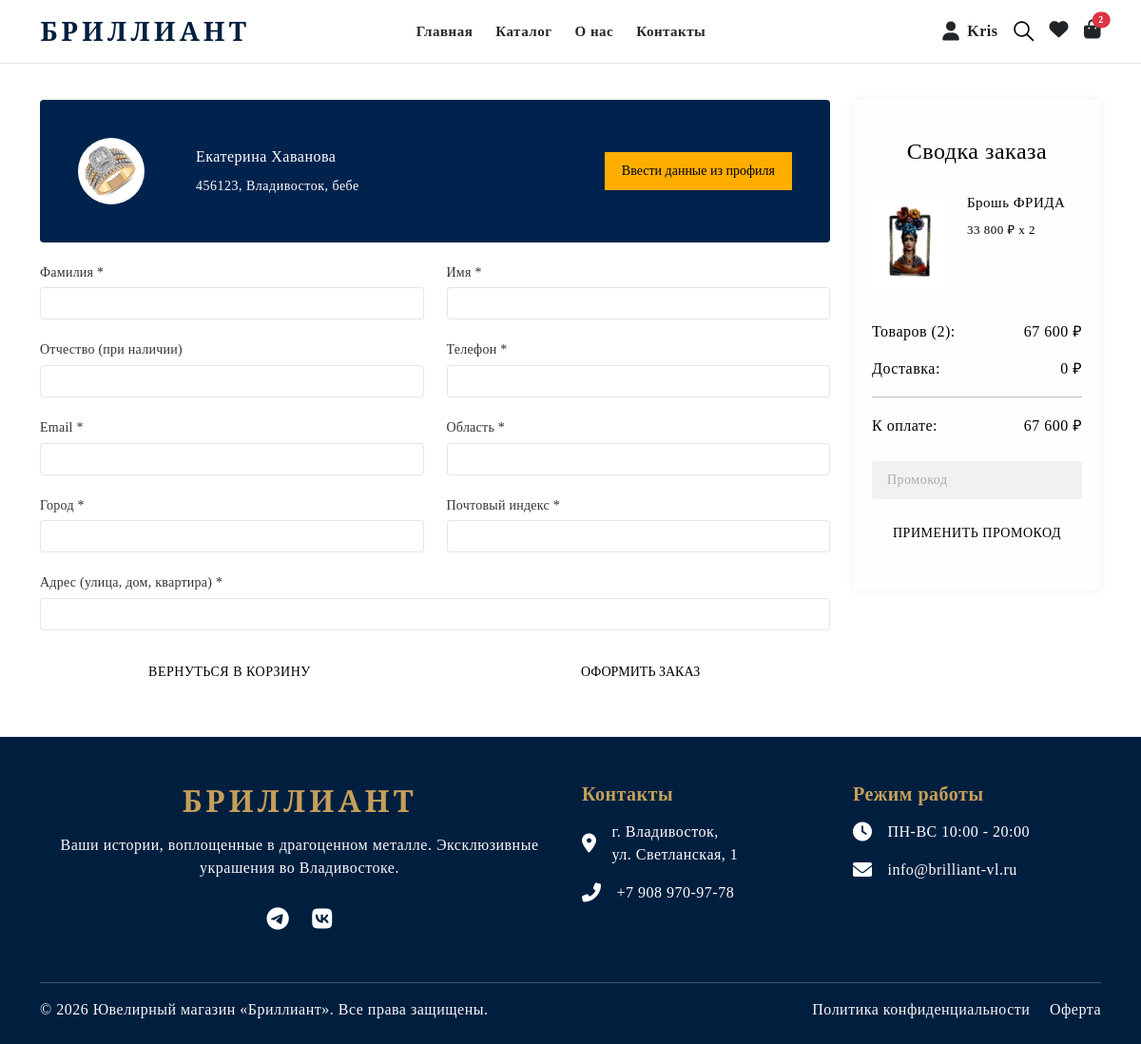
Before: /checkout (signed in) with the older database file.
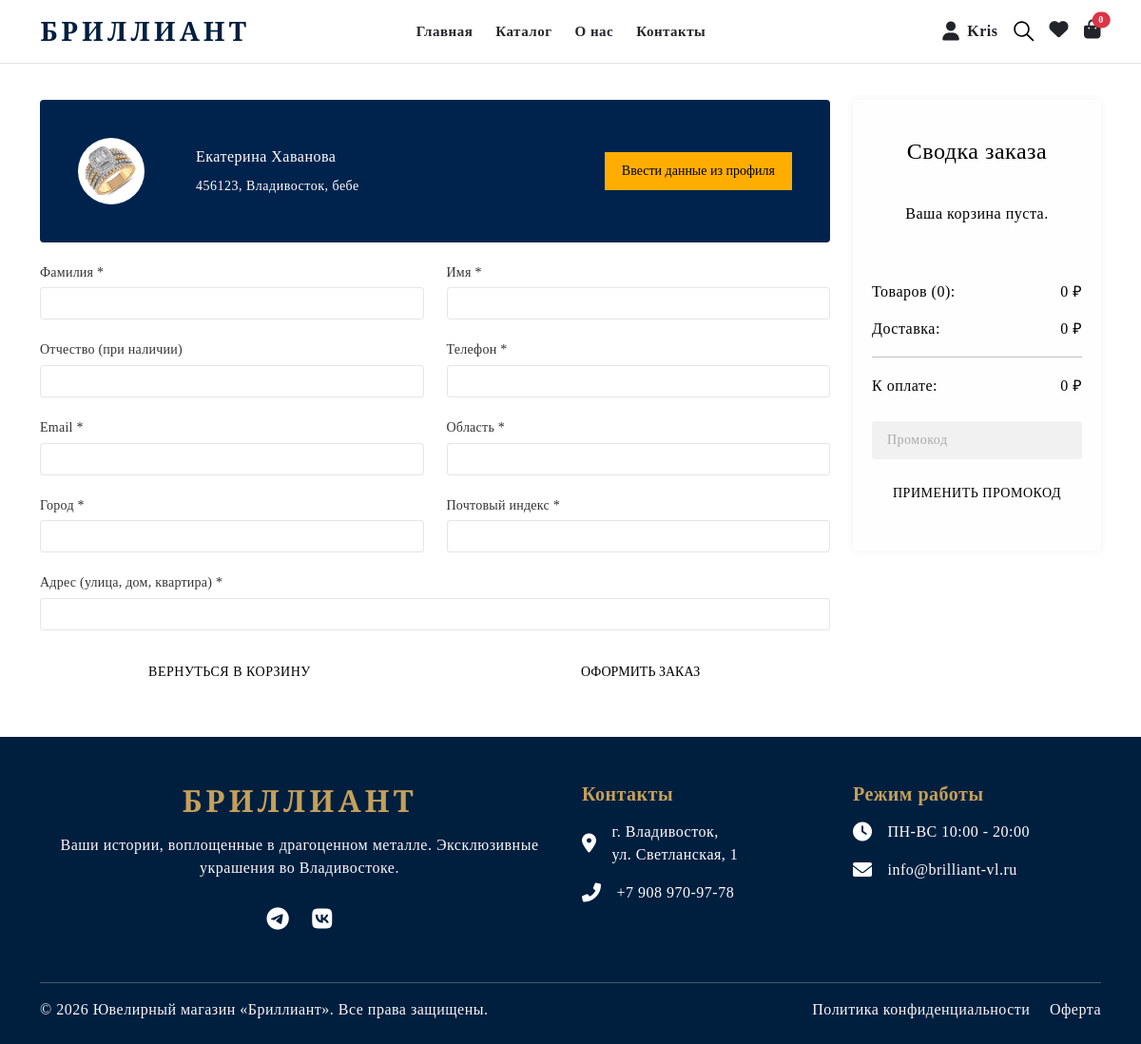
After: the same page with the newer database file.
### users/models.py (models this page shows, shortened)
class Cart(models.Model):
    user = models.OneToOneField(User, on_delete=models.CASCADE, verbose_name="Пользователь")
    created_at = models.DateTimeField(auto_now_add=True)
    @property
    def total_price(self):
        return sum(item.total_price for item in self.items.all())
    @property
    def total_items(self):
        return sum(item.quantity for item in self.items.all())

class CartItem(models.Model):
    cart = models.ForeignKey(Cart, related_name='items', on_delete=models.CASCADE)
    product = models.ForeignKey(Product, on_delete=models.CASCADE)
    quantity = models.PositiveIntegerField(default=1)
    @property
    def total_price(self):
        return self.product.price * self.quantity

### main/models.py (models this page shows, shortened)
class Product(models.Model):
    article = models.CharField('Артикул', max_length=50)
    title = models.CharField('Название', max_length=100)
    price = models.DecimalField('Цена', max_digits=10, decimal_places=2)
    description = models.TextField('Описание')
    image = models.ImageField(upload_to='products/', verbose_name="Фото")
    category = models.ForeignKey(Category, on_delete=models.SET_NULL, null=True, verbose_name="Категория")
    vendor = models.ForeignKey(Vendor, on_delete=models.SET_NULL, null=True, verbose_name="Бренд")
    metal = models.ForeignKey(Metal, on_delete=models.SET_NULL, null=True, verbose_name="Металл")
    color = models.ForeignKey(Color, on_delete=models.SET_NULL, null=True, verbose_name="Цвет")
    size = models.ForeignKey(Size, on_delete=models.SET_NULL, null=True, verbose_name="Размер")

### users/views.py (the view)
# urls.py: path('checkout', views.checkout, name='checkout'),
@login_required
def checkout(request):
    cart, created = Cart.objects.get_or_create(user=request.user)
    profile, created = Profile.objects.get_or_create(user=request.user)
    context = {
        'cart': cart,
        'profile': profile
    }
    return render(request, 'checkout.html', context)

### users/context_processors.py (called while the page is built)
def cart_processor(request):
    if request.user.is_authenticated:
        cart, created = Cart.objects.get_or_create(user=request.user)
        return {'global_cart': cart}
    return {'global_cart': None}

def wishlist_count(request):
    if request.user.is_authenticated:
        return {'wishlist_count': WishlistItem.objects.filter(user=request.user).count()}
    return {'wishlist_count': 0}

### main/templates/checkout.html (shortened to what the changed rows need)
{% extends 'base.html' %}
{% load humanize %}
{% load static %}
{% block content %}
    <div class="checkout-page mt-80">
        <div class="container">
            <div class="checkout-page-wrapper">
                <div class="row">
                    <div class="col-xl-9 col-lg-8 col-md-12 col-12">
                        <div class="checkout-user-area overflow-hidden d-flex align-items-center">
                            <div class="checkout-user-details d-flex align-items-center justify-content-between w-100">
                                <div class="checkout-user-info">
                                    <h2 class="checkout-user-name">
                                        {% if profile.first_name or profile.last_name %}
                                            {{ profile.first_name }} {{ profile.last_name }}
                                        {% else %}
                                            {{ user.username }}
                                        {% endif %}
                                    </h2>
                                </div>
                            </div>
                        </div>
                    </div>
                    <div class="col-xl-3 col-lg-4 col-md-12 col-12">
                        <div class="cart-total-area checkout-summary-area mt-5">
                            {% for item in cart.items.all %}
                            <div class="minicart-item d-flex">
                                <div class="mini-img-wrapper">
                                    <img class="mini-img" src="{{ item.product.image.url }}" alt="{{ item.product.title }}">
                                </div>
                                <div class="product-info">
                                    <h2 class="product-title"><a href="{% url 'product_detail' item.product.id %}">{{ item.product.title }}</a></h2>
                                    <p class="product-vendor">{{ item.product.price|floatformat:0|intcomma }} ₽ x {{ item.quantity }}</p>
                                </div>
                            </div>
                            {% empty %}
                            <div class="text-center py-3">
                                <p>Ваша корзина пуста.</p>
                            </div>
                            {% endfor %}
                            <div class="cart-total-box mt-4 bg-transparent p-0">
                                <div class="subtotal-item subtotal-box">
                                    <h4 class="subtotal-title">Товаров ({{ cart.total_items }}):</h4>
                                    <p class="subtotal-value">{{ cart.total_price|floatformat:0|intcomma }} ₽</p>
                                </div>
                                <div class="subtotal-item discount-box">
                                    <h4 class="subtotal-title">К оплате:</h4>
                                    <p class="subtotal-value">{{ cart.total_price|floatformat:0|intcomma }} ₽</p>
                                </div>
                            </div>
                        </div>
                    </div>
                </div>
            </div>
        </div>
    </div>
{% endblock %}

### main/templates/base.html (shortened to what the changed rows need)
{% load static %}
<!doctype html>
<html lang="ru" class="no-js" style="scroll-behavior: smooth;">
<head>
    <link rel="stylesheet" href="{% static 'css/vendor.css' %}">
    <link rel="stylesheet" href="{% static 'css/style.css' %}">
    <link rel="stylesheet" href="https://cdnjs.cloudflare.com/ajax/libs/font-awesome/6.0.0/css/all.min.css">
</head>
<body>
    <div class="body-wrapper">
        <header class="sticky-header border-btm-black header-1 bg-white">
            <div class="header-bottom py-3">
                <div class="container">
                    <div class="row align-items-center">
                        <div class="col-lg-3 col-md-4 col-4">
                            <div class="header-logo">
                                <a href="/" class="logo-main text-decoration-none">
                                    <h2 class="mb-0 fw-bold" style="font-family: 'Playfair Display', serif; color: #001f3f; letter-spacing: 4px; font-size: 28px;">БРИЛЛИАНТ</h2>
                                </a>
                            </div>
                        </div>
                        <div class="col-lg-3 col-md-8 col-8">
                            <div class="header-action d-flex align-items-center justify-content-end gap-3">
                                <a href="/cart/" class="text-dark text-decoration-none position-relative">
                                    <i class="fas fa-shopping-bag fs-5"></i>
                                    <span class="position-absolute top-0 start-100 translate-middle badge rounded-pill bg-danger" style="font-size: 10px;">
                                        {{ global_cart.total_items|default:0 }}
                                    </span>
                                </a>
                            </div>
                        </div>
                    </div>
                </div>
            </div>
        </header>
        <main id="MainContent" class="content-for-layout">
            {% block content %}{% endblock %}
        </main>
    </div>
</body>
</html>

Changed rows visible on the page:
removed CartItem: product.image (picture), product "Брошь ФРИДА", product.price "33 800", quantity "2"
computed for Cart: total_items "2" → "0"; total_price "67 600" → "0"
Other visible differences:
text now shown: "Ваша корзина пуста."
